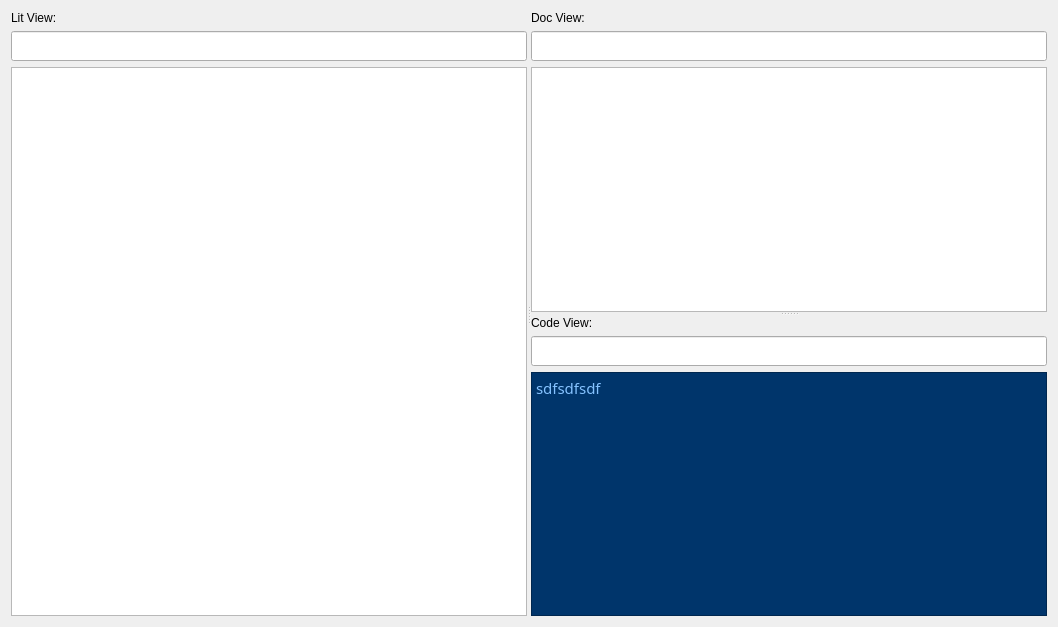
<?xml version="1.0" encoding="UTF-8"?>
<ui version="4.0">
 <class>LitEditor</class>
 <widget class="QWidget" name="LitEditor">
  <property name="geometry">
   <rect>
    <x>0</x>
    <y>0</y>
    <width>1058</width>
    <height>627</height>
   </rect>
  </property>
  <property name="windowTitle">
   <string>Form</string>
  </property>
  <layout class="QVBoxLayout" name="verticalLayout">
   <item>
    <widget class="QSplitter" name="splitter_2">
     <property name="orientation">
      <enum>Qt::Horizontal</enum>
     </property>
     <widget class="QWidget" name="layoutWidget">
      <layout class="QVBoxLayout" name="litLayout">
       <item>
        <widget class="QLabel" name="litName">
         <property name="text">
          <string>Lit View:</string>
         </property>
        </widget>
       </item>
       <item>
        <widget class="QLineEdit" name="litFile">
         <property name="font">
          <font>
           <family>Droid Sans Mono</family>
           <pointsize>11</pointsize>
           <kerning>false</kerning>
          </font>
         </property>
         <property name="readOnly">
          <bool>true</bool>
         </property>
        </widget>
       </item>
       <item>
        <widget class="QPlainTextEdit" name="litEdit">
         <property name="font">
          <font>
           <family>Droid Sans Mono</family>
           <pointsize>11</pointsize>
           <kerning>false</kerning>
          </font>
         </property>
        </widget>
       </item>
      </layout>
     </widget>
     <widget class="QSplitter" name="splitter">
      <property name="orientation">
       <enum>Qt::Vertical</enum>
      </property>
      <widget class="QWidget" name="layoutWidget">
       <layout class="QVBoxLayout" name="docLayout">
        <item>
         <widget class="QLabel" name="docName">
          <property name="text">
           <string>Doc View:</string>
          </property>
         </widget>
        </item>
        <item>
         <widget class="QLineEdit" name="docFile">
          <property name="font">
           <font>
            <family>Droid Sans Mono</family>
            <pointsize>11</pointsize>
            <kerning>false</kerning>
           </font>
          </property>
          <property name="readOnly">
           <bool>true</bool>
          </property>
         </widget>
        </item>
        <item>
         <widget class="QTextEdit" name="docEdit">
          <property name="font">
           <font>
            <family>Droid Sans</family>
            <pointsize>11</pointsize>
           </font>
          </property>
          <property name="readOnly">
           <bool>true</bool>
          </property>
         </widget>
        </item>
       </layout>
      </widget>
      <widget class="QWidget" name="layoutWidget">
       <layout class="QVBoxLayout" name="codeLayout">
        <item>
         <widget class="QLabel" name="codeName">
          <property name="text">
           <string>Code View:</string>
          </property>
         </widget>
        </item>
        <item>
         <widget class="QLineEdit" name="codeFile">
          <property name="font">
           <font>
            <family>Droid Sans Mono</family>
            <pointsize>11</pointsize>
            <kerning>false</kerning>
           </font>
          </property>
          <property name="readOnly">
           <bool>true</bool>
          </property>
         </widget>
        </item>
        <item>
         <widget class="QPlainTextEdit" name="codeEdit">
          <property name="palette">
           <palette>
            <active>
             <colorrole role="WindowText">
              <brush brushstyle="SolidPattern">
               <color alpha="255">
                <red>255</red>
                <green>255</green>
                <blue>255</blue>
               </color>
              </brush>
             </colorrole>
             <colorrole role="Button">
              <brush brushstyle="SolidPattern">
               <color alpha="255">
                <red>0</red>
                <green>51</green>
                <blue>102</blue>
               </color>
              </brush>
             </colorrole>
             <colorrole role="Light">
              <brush brushstyle="SolidPattern">
               <color alpha="255">
                <red>0</red>
                <green>76</green>
                <blue>153</blue>
               </color>
              </brush>
             </colorrole>
             <colorrole role="Midlight">
              <brush brushstyle="SolidPattern">
               <color alpha="255">
                <red>0</red>
                <green>63</green>
                <blue>127</blue>
               </color>
              </brush>
             </colorrole>
             <colorrole role="Dark">
              <brush brushstyle="SolidPattern">
               <color alpha="255">
                <red>0</red>
                <green>25</green>
                <blue>51</blue>
               </color>
              </brush>
             </colorrole>
             <colorrole role="Mid">
              <brush brushstyle="SolidPattern">
               <color alpha="255">
                <red>0</red>
                <green>34</green>
                <blue>68</blue>
               </color>
              </brush>
             </colorrole>
             <colorrole role="Text">
              <brush brushstyle="SolidPattern">
               <color alpha="255">
                <red>133</red>
                <green>194</green>
                <blue>255</blue>
               </color>
              </brush>
             </colorrole>
             <colorrole role="BrightText">
              <brush brushstyle="SolidPattern">
               <color alpha="255">
                <red>255</red>
                <green>255</green>
                <blue>255</blue>
               </color>
              </brush>
             </colorrole>
             <colorrole role="ButtonText">
              <brush brushstyle="SolidPattern">
               <color alpha="255">
                <red>255</red>
                <green>255</green>
                <blue>255</blue>
               </color>
              </brush>
             </colorrole>
             <colorrole role="Base">
              <brush brushstyle="SolidPattern">
               <color alpha="255">
                <red>0</red>
                <green>53</green>
                <blue>107</blue>
               </color>
              </brush>
             </colorrole>
             <colorrole role="Window">
              <brush brushstyle="SolidPattern">
               <color alpha="255">
                <red>0</red>
                <green>51</green>
                <blue>102</blue>
               </color>
              </brush>
             </colorrole>
             <colorrole role="Shadow">
              <brush brushstyle="SolidPattern">
               <color alpha="255">
                <red>0</red>
                <green>0</green>
                <blue>0</blue>
               </color>
              </brush>
             </colorrole>
             <colorrole role="AlternateBase">
              <brush brushstyle="SolidPattern">
               <color alpha="255">
                <red>0</red>
                <green>25</green>
                <blue>51</blue>
               </color>
              </brush>
             </colorrole>
             <colorrole role="ToolTipBase">
              <brush brushstyle="SolidPattern">
               <color alpha="255">
                <red>255</red>
                <green>255</green>
                <blue>220</blue>
               </color>
              </brush>
             </colorrole>
             <colorrole role="ToolTipText">
              <brush brushstyle="SolidPattern">
               <color alpha="255">
                <red>0</red>
                <green>0</green>
                <blue>0</blue>
               </color>
              </brush>
             </colorrole>
            </active>
            <inactive>
             <colorrole role="WindowText">
              <brush brushstyle="SolidPattern">
               <color alpha="255">
                <red>255</red>
                <green>255</green>
                <blue>255</blue>
               </color>
              </brush>
             </colorrole>
             <colorrole role="Button">
              <brush brushstyle="SolidPattern">
               <color alpha="255">
                <red>0</red>
                <green>51</green>
                <blue>102</blue>
               </color>
              </brush>
             </colorrole>
             <colorrole role="Light">
              <brush brushstyle="SolidPattern">
               <color alpha="255">
                <red>0</red>
                <green>76</green>
                <blue>153</blue>
               </color>
              </brush>
             </colorrole>
             <colorrole role="Midlight">
              <brush brushstyle="SolidPattern">
               <color alpha="255">
                <red>0</red>
                <green>63</green>
                <blue>127</blue>
               </color>
              </brush>
             </colorrole>
             <colorrole role="Dark">
              <brush brushstyle="SolidPattern">
               <color alpha="255">
                <red>0</red>
                <green>25</green>
                <blue>51</blue>
               </color>
              </brush>
             </colorrole>
             <colorrole role="Mid">
              <brush brushstyle="SolidPattern">
               <color alpha="255">
                <red>0</red>
                <green>34</green>
                <blue>68</blue>
               </color>
              </brush>
             </colorrole>
             <colorrole role="Text">
              <brush brushstyle="SolidPattern">
               <color alpha="255">
                <red>133</red>
                <green>194</green>
                <blue>255</blue>
               </color>
              </brush>
             </colorrole>
             <colorrole role="BrightText">
              <brush brushstyle="SolidPattern">
               <color alpha="255">
                <red>255</red>
                <green>255</green>
                <blue>255</blue>
               </color>
              </brush>
             </colorrole>
             <colorrole role="ButtonText">
              <brush brushstyle="SolidPattern">
               <color alpha="255">
                <red>255</red>
                <green>255</green>
                <blue>255</blue>
               </color>
              </brush>
             </colorrole>
             <colorrole role="Base">
              <brush brushstyle="SolidPattern">
               <color alpha="255">
                <red>0</red>
                <green>53</green>
                <blue>107</blue>
               </color>
              </brush>
             </colorrole>
             <colorrole role="Window">
              <brush brushstyle="SolidPattern">
               <color alpha="255">
                <red>0</red>
                <green>51</green>
                <blue>102</blue>
               </color>
              </brush>
             </colorrole>
             <colorrole role="Shadow">
              <brush brushstyle="SolidPattern">
               <color alpha="255">
                <red>0</red>
                <green>0</green>
                <blue>0</blue>
               </color>
              </brush>
             </colorrole>
             <colorrole role="AlternateBase">
              <brush brushstyle="SolidPattern">
               <color alpha="255">
                <red>0</red>
                <green>25</green>
                <blue>51</blue>
               </color>
              </brush>
             </colorrole>
             <colorrole role="ToolTipBase">
              <brush brushstyle="SolidPattern">
               <color alpha="255">
                <red>255</red>
                <green>255</green>
                <blue>220</blue>
               </color>
              </brush>
             </colorrole>
             <colorrole role="ToolTipText">
              <brush brushstyle="SolidPattern">
               <color alpha="255">
                <red>0</red>
                <green>0</green>
                <blue>0</blue>
               </color>
              </brush>
             </colorrole>
            </inactive>
            <disabled>
             <colorrole role="WindowText">
              <brush brushstyle="SolidPattern">
               <color alpha="255">
                <red>0</red>
                <green>25</green>
                <blue>51</blue>
               </color>
              </brush>
             </colorrole>
             <colorrole role="Button">
              <brush brushstyle="SolidPattern">
               <color alpha="255">
                <red>0</red>
                <green>51</green>
                <blue>102</blue>
               </color>
              </brush>
             </colorrole>
             <colorrole role="Light">
              <brush brushstyle="SolidPattern">
               <color alpha="255">
                <red>0</red>
                <green>76</green>
                <blue>153</blue>
               </color>
              </brush>
             </colorrole>
             <colorrole role="Midlight">
              <brush brushstyle="SolidPattern">
               <color alpha="255">
                <red>0</red>
                <green>63</green>
                <blue>127</blue>
               </color>
              </brush>
             </colorrole>
             <colorrole role="Dark">
              <brush brushstyle="SolidPattern">
               <color alpha="255">
                <red>0</red>
                <green>25</green>
                <blue>51</blue>
               </color>
              </brush>
             </colorrole>
             <colorrole role="Mid">
              <brush brushstyle="SolidPattern">
               <color alpha="255">
                <red>0</red>
                <green>34</green>
                <blue>68</blue>
               </color>
              </brush>
             </colorrole>
             <colorrole role="Text">
              <brush brushstyle="SolidPattern">
               <color alpha="255">
                <red>0</red>
                <green>25</green>
                <blue>51</blue>
               </color>
              </brush>
             </colorrole>
             <colorrole role="BrightText">
              <brush brushstyle="SolidPattern">
               <color alpha="255">
                <red>255</red>
                <green>255</green>
                <blue>255</blue>
               </color>
              </brush>
             </colorrole>
             <colorrole role="ButtonText">
              <brush brushstyle="SolidPattern">
               <color alpha="255">
                <red>0</red>
                <green>25</green>
                <blue>51</blue>
               </color>
              </brush>
             </colorrole>
             <colorrole role="Base">
              <brush brushstyle="SolidPattern">
               <color alpha="255">
                <red>0</red>
                <green>51</green>
                <blue>102</blue>
               </color>
              </brush>
             </colorrole>
             <colorrole role="Window">
              <brush brushstyle="SolidPattern">
               <color alpha="255">
                <red>0</red>
                <green>51</green>
                <blue>102</blue>
               </color>
              </brush>
             </colorrole>
             <colorrole role="Shadow">
              <brush brushstyle="SolidPattern">
               <color alpha="255">
                <red>0</red>
                <green>0</green>
                <blue>0</blue>
               </color>
              </brush>
             </colorrole>
             <colorrole role="AlternateBase">
              <brush brushstyle="SolidPattern">
               <color alpha="255">
                <red>0</red>
                <green>51</green>
                <blue>102</blue>
               </color>
              </brush>
             </colorrole>
             <colorrole role="ToolTipBase">
              <brush brushstyle="SolidPattern">
               <color alpha="255">
                <red>255</red>
                <green>255</green>
                <blue>220</blue>
               </color>
              </brush>
             </colorrole>
             <colorrole role="ToolTipText">
              <brush brushstyle="SolidPattern">
               <color alpha="255">
                <red>0</red>
                <green>0</green>
                <blue>0</blue>
               </color>
              </brush>
             </colorrole>
            </disabled>
           </palette>
          </property>
          <property name="font">
           <font>
            <family>Droid Sans Mono</family>
            <pointsize>11</pointsize>
            <kerning>false</kerning>
           </font>
          </property>
          <property name="lineWrapMode">
           <enum>QPlainTextEdit::NoWrap</enum>
          </property>
          <property name="readOnly">
           <bool>true</bool>
          </property>
          <property name="plainText">
           <string>sdfsdfsdf</string>
          </property>
         </widget>
        </item>
       </layout>
      </widget>
     </widget>
    </widget>
   </item>
  </layout>
 </widget>
 <resources/>
 <connections/>
</ui>
